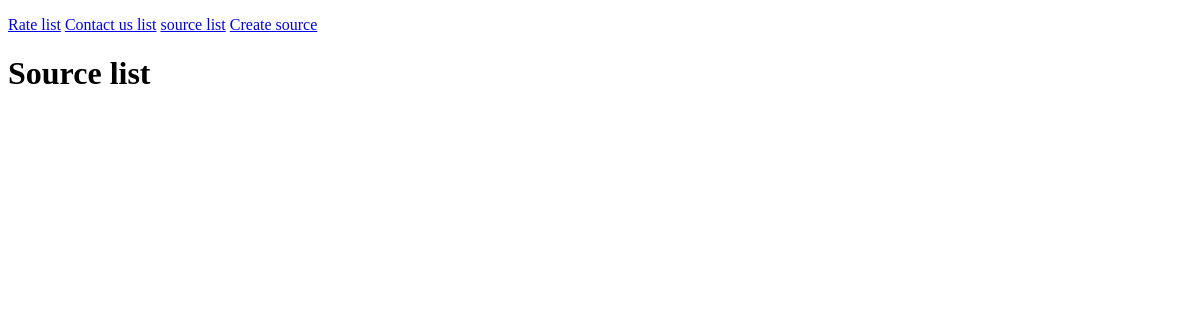
Page /source/list/ on the earlier database version.
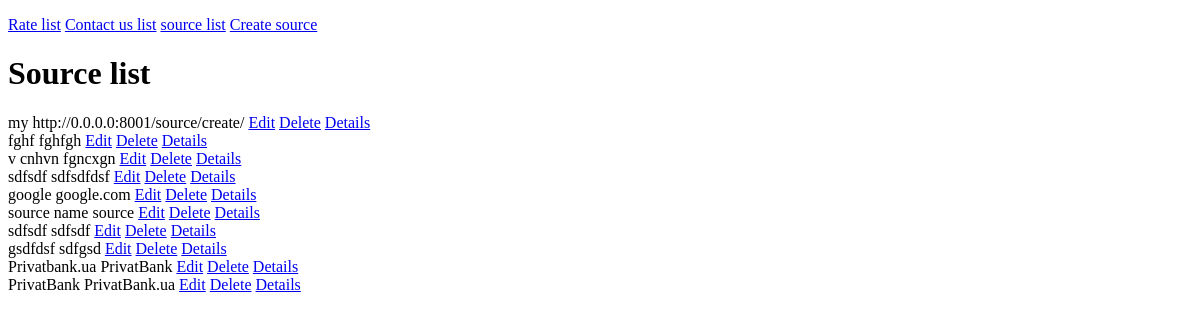
Same page on the later database version.
### currency/models.py (models this page shows)
class Source(models.Model):
    source_id = models.AutoField(primary_key=True)
    source_url = models.CharField(max_length=255)
    source_name = models.CharField(max_length=64)

### currency/views.py (the view)
# urls.py: path("source/list/", source_list),
def source_list(request):
    sources = Source.objects.all()
    context = {
        'sources': sources
    }
    return render(request, 'source_list.html', context=context)

### currency/templates/source_list.html (shortened to what this page needs)
{% extends "base.html" %}
{% block content %}
    <h1>Source list</h1>
        {% for source in sources %}
            <a>{{ source.source_name }}   {{ source.source_url }} </a>
            <a href="/source/update/{{ source.source_id }}/">Edit</a>
            <a href="/source/delete/{{ source.source_id }}/">Delete</a>
            <a href="/source/details/{{ source.source_id }}/">Details</a>
            <br>
        {% endfor %}
{% endblock content %}

### currency/templates/base.html (shortened to what this page needs)
<!DOCTYPE html>
<html lang="en">
<head>
</head>
<body>
<p>
    <a href="/rate/list/">Rate list</a>
    <a href="/contactus/list/">Contact us list</a>
    <a href="/source/list/">source list</a>
    <a href="/source/create">Create source</a>
</p>
{% block content %}
{% endblock %}
</body>
</html>

Differences in the rows shown:
added Source: source_name "my", source_url "http://0.0.0.0:8001/source/create/"
added Source: source_name "fghf", source_url "fghfgh"
added Source: source_name "v cnhvn", source_url "fgncxgn"
added Source: source_name "sdfsdf", source_url "sdfsdfdsf"
added Source: source_name "google", source_url "google.com"
added Source: source_name "source name", source_url "source"
added Source: source_name "sdfsdf", source_url "sdfsdf"
added Source: source_name "gsdfdsf", source_url "sdfgsd"
added Source: source_name "Privatbank.ua", source_url "PrivatBank"
added Source: source_name "PrivatBank", source_url "PrivatBank.ua"
